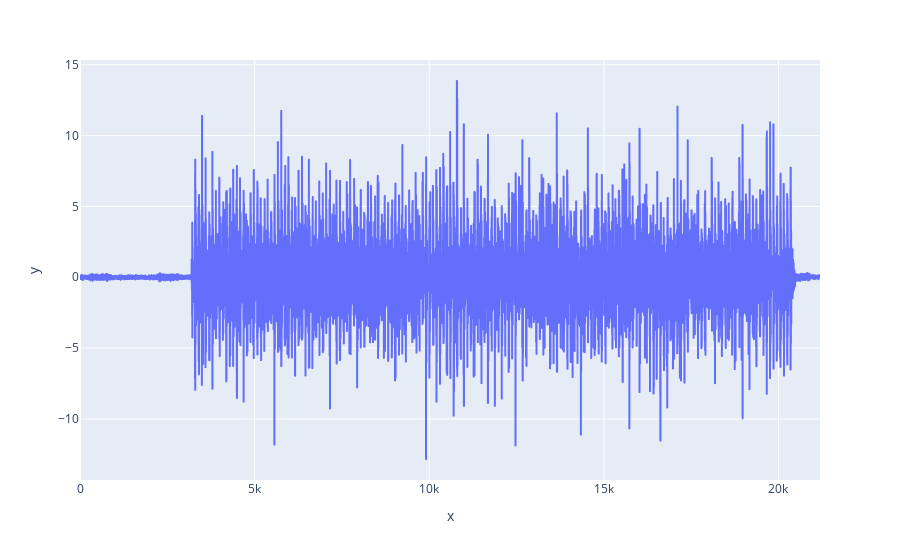

Write notebook code for a chart like this one.
### Code cell
px.line(y=accels_y_corrected)

### Figure 1 — Plotly figure (JSON) as saved in the notebook; plotly's stock layout.template omitted (floating-point values rounded to 4 significant figures; data arrays with more than 128 entries replaced by an {"elided": "..."} marker saying what was removed)
{"data": [{"hovertemplate": "x=%{x}<br>y=%{y}<extra></extra>", "legendgroup": "", "line": {"color": "#636efa", "dash": "solid"}, "marker": {"symbol": "circle"}, "mode": "lines", "name": "", "showlegend": false, "type": "scattergl", "x": {"elided": "21190 int values"}, "xaxis": "x", "y": {"elided": "21190 float values"}, "yaxis": "y"}], "layout": {"legend": {"tracegroupgap": 0}, "margin": {"t": 60}, "xaxis": {"anchor": "y", "domain": [0, 1], "title": {"text": "x"}}, "yaxis": {"anchor": "x", "domain": [0, 1], "title": {"text": "y"}}}}
